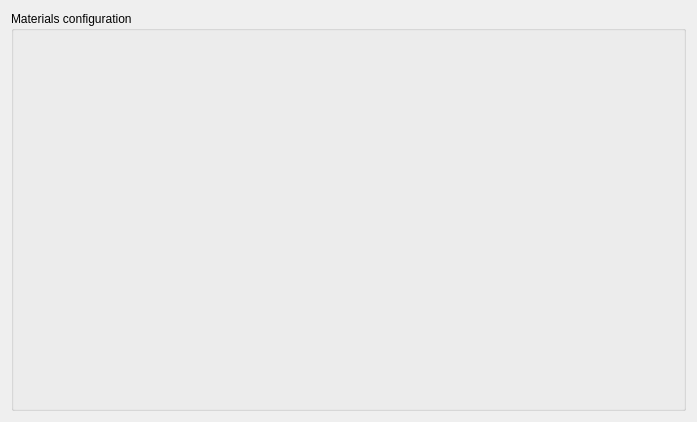
<?xml version="1.0" encoding="UTF-8"?>
<ui version="4.0">
 <class>ScenarioMaterials</class>
 <widget class="QWidget" name="ScenarioMaterials">
  <property name="geometry">
   <rect>
    <x>0</x>
    <y>0</y>
    <width>697</width>
    <height>422</height>
   </rect>
  </property>
  <property name="windowTitle">
   <string>Form</string>
  </property>
  <layout class="QVBoxLayout" name="verticalLayout">
   <item>
    <widget class="QGroupBox" name="groupBox_materials_groupBox">
     <property name="title">
      <string>Materials configuration</string>
     </property>
     <layout class="QVBoxLayout" name="verticalLayout_2"/>
    </widget>
   </item>
  </layout>
 </widget>
 <resources/>
 <connections/>
</ui>
